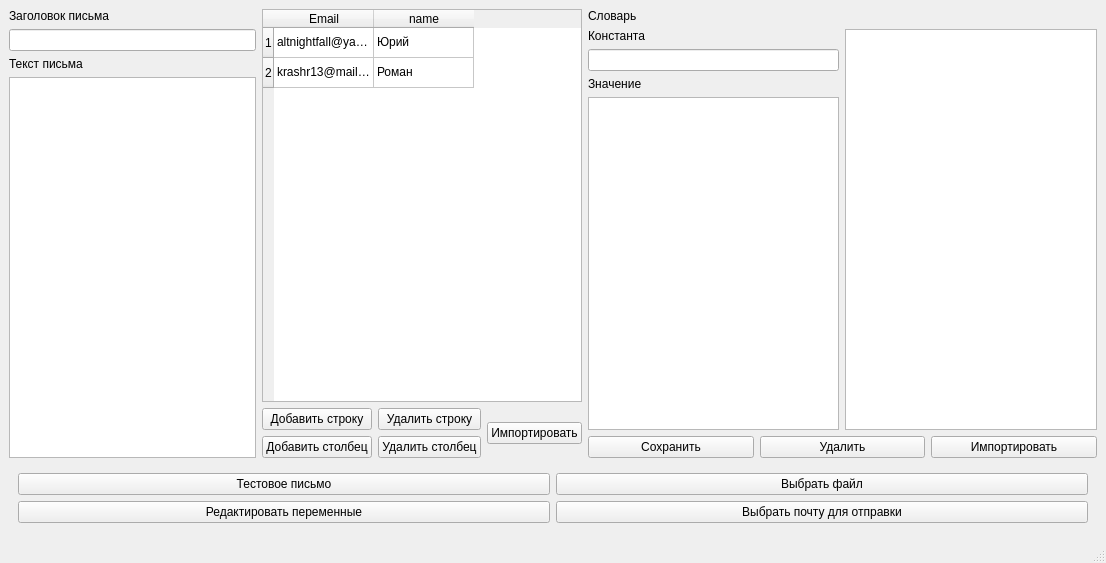
<?xml version="1.0" encoding="UTF-8"?>
<ui version="4.0">
 <class>MainWindow</class>
 <widget class="QMainWindow" name="MainWindow">
  <property name="geometry">
   <rect>
    <x>0</x>
    <y>0</y>
    <width>1106</width>
    <height>563</height>
   </rect>
  </property>
  <property name="windowTitle">
   <string>Система оповещения абитуриентов и студентов РХТУ имени Д. И. Менделеева</string>
  </property>
  <widget class="QWidget" name="centralwidget">
   <layout class="QVBoxLayout" name="verticalLayout">
    <item>
     <layout class="QHBoxLayout" name="horizontalLayout">
      <item>
       <layout class="QVBoxLayout" name="verticalLayout_2">
        <item>
         <widget class="QLabel" name="label">
          <property name="text">
           <string>Заголовок письма</string>
          </property>
         </widget>
        </item>
        <item>
         <widget class="QLineEdit" name="emailHeaderEdit"/>
        </item>
        <item>
         <widget class="QLabel" name="label_2">
          <property name="text">
           <string>Текст письма</string>
          </property>
         </widget>
        </item>
        <item>
         <widget class="QPlainTextEdit" name="plainTextEdit"/>
        </item>
       </layout>
      </item>
      <item>
       <layout class="QVBoxLayout" name="verticalLayout_6">
        <item>
         <widget class="QTableWidget" name="variablesTableWidget">
          <row>
           <property name="text">
            <string>1</string>
           </property>
          </row>
          <row>
           <property name="text">
            <string>2</string>
           </property>
          </row>
          <column>
           <property name="text">
            <string>Email</string>
           </property>
          </column>
          <column>
           <property name="text">
            <string>name</string>
           </property>
          </column>
          <item row="0" column="0">
           <property name="text">
            <string>altnightfall@yandex.ru</string>
           </property>
          </item>
          <item row="0" column="1">
           <property name="text">
            <string>Юрий</string>
           </property>
          </item>
          <item row="1" column="0">
           <property name="text">
            <string>krashr13@mail.ru</string>
           </property>
          </item>
          <item row="1" column="1">
           <property name="text">
            <string>Роман</string>
           </property>
          </item>
         </widget>
        </item>
        <item>
         <layout class="QHBoxLayout" name="horizontalLayout_5">
          <item>
           <layout class="QVBoxLayout" name="verticalLayout_7">
            <item>
             <widget class="QPushButton" name="addEmailTableRowButton">
              <property name="text">
               <string>Добавить строку</string>
              </property>
             </widget>
            </item>
            <item>
             <widget class="QPushButton" name="addEmailTableColumnButton">
              <property name="text">
               <string>Добавить столбец</string>
              </property>
             </widget>
            </item>
           </layout>
          </item>
          <item>
           <layout class="QVBoxLayout" name="verticalLayout_8">
            <item>
             <widget class="QPushButton" name="deleteEmailTableRowButton">
              <property name="text">
               <string>Удалить строку</string>
              </property>
             </widget>
            </item>
            <item>
             <widget class="QPushButton" name="deleteEmailTableColumnButton">
              <property name="text">
               <string>Удалить столбец</string>
              </property>
             </widget>
            </item>
           </layout>
          </item>
          <item>
           <widget class="QPushButton" name="importEmailTableButton">
            <property name="text">
             <string>Импортировать</string>
            </property>
           </widget>
          </item>
         </layout>
        </item>
       </layout>
      </item>
      <item>
       <layout class="QVBoxLayout" name="verticalLayout_3">
        <item>
         <widget class="QLabel" name="label_3">
          <property name="enabled">
           <bool>true</bool>
          </property>
          <property name="text">
           <string>Словарь</string>
          </property>
         </widget>
        </item>
        <item>
         <layout class="QHBoxLayout" name="horizontalLayout_2">
          <item>
           <layout class="QVBoxLayout" name="verticalLayout_4">
            <item>
             <widget class="QLabel" name="label_5">
              <property name="text">
               <string>Константа</string>
              </property>
             </widget>
            </item>
            <item>
             <widget class="QLineEdit" name="constNameEdit"/>
            </item>
            <item>
             <widget class="QLabel" name="label_4">
              <property name="text">
               <string>Значение</string>
              </property>
             </widget>
            </item>
            <item>
             <widget class="QPlainTextEdit" name="constTextEdit"/>
            </item>
           </layout>
          </item>
          <item>
           <widget class="QListWidget" name="constantListWidget"/>
          </item>
         </layout>
        </item>
        <item>
         <layout class="QHBoxLayout" name="horizontalLayout_3">
          <item>
           <widget class="QPushButton" name="saveConstButton">
            <property name="text">
             <string>Сохранить</string>
            </property>
           </widget>
          </item>
          <item>
           <widget class="QPushButton" name="deleteConstButton">
            <property name="text">
             <string>Удалить</string>
            </property>
           </widget>
          </item>
          <item>
           <widget class="QPushButton" name="importConstButton">
            <property name="text">
             <string>Импортировать</string>
            </property>
           </widget>
          </item>
         </layout>
        </item>
       </layout>
      </item>
     </layout>
    </item>
    <item>
     <widget class="QFrame" name="frame">
      <property name="frameShape">
       <enum>QFrame::NoFrame</enum>
      </property>
      <property name="frameShadow">
       <enum>QFrame::Raised</enum>
      </property>
      <layout class="QGridLayout" name="gridLayout">
       <item row="0" column="0">
        <widget class="QPushButton" name="pushButton">
         <property name="text">
          <string>Тестовое письмо</string>
         </property>
        </widget>
       </item>
       <item row="0" column="2">
        <widget class="QPushButton" name="pushButton_2">
         <property name="text">
          <string>Выбрать файл</string>
         </property>
        </widget>
       </item>
       <item row="1" column="0">
        <widget class="QPushButton" name="pushButton_3">
         <property name="text">
          <string>Редактировать переменные</string>
         </property>
        </widget>
       </item>
       <item row="1" column="2">
        <widget class="QPushButton" name="selectEmailButton">
         <property name="text">
          <string>Выбрать почту для отправки</string>
         </property>
        </widget>
       </item>
      </layout>
     </widget>
    </item>
   </layout>
  </widget>
  <widget class="QMenuBar" name="menubar">
   <property name="geometry">
    <rect>
     <x>0</x>
     <y>0</y>
     <width>1106</width>
     <height>21</height>
    </rect>
   </property>
  </widget>
  <widget class="QStatusBar" name="statusbar"/>
 </widget>
 <resources/>
 <connections/>
</ui>
